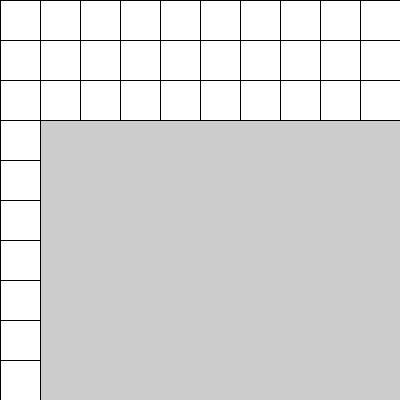
Frame 1 (no input)
Frame 60 (the mouse pressed at the canvas centre just before this capture): identical to frame 1, image omitted
Frame 120 (the mouse held since frame 60 and released just before this capture): identical to frame 1, image omitted

The Processing sketch that drew this single still picture (run headless with seeded random() and noise(); from frame 60 on, the mouse is pressed at the canvas centre):

// Processing sketch: for_secuencial
// ── for_secuencial.pde
int cant = 10;
int tamX, tamY;

void setup(){
  size(400, 400);
  tamX = width/cant;
  tamY = height/cant;
}

void draw(){
  for(int i=0; i<cant; i++){
    rect(i*tamX, 0, tamX, tamY);
  }
  for(int i=0; i<cant; i++){
    rect(i*tamX, tamX, tamX, tamY);
  }
  for(int i=0; i<cant; i++){
    rect(i*tamX, tamX*2, tamX, tamY);
  }
  for(int j=0; j<cant; j++){
    rect(0, j*tamY, tamX, tamY);
  }
}
